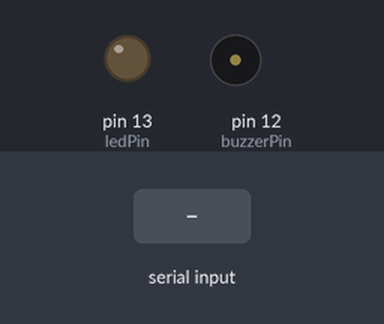
Simulated run of this sketch. Board: Arduino Uno, built with avr-gcc and run on an emulated ATmega328P. Shown: output pins drawn as LEDs (lit = HIGH), buzzer (waves = sounding). The inputs (shaded band) are chosen by the test bench. What the sketch prints to the serial monitor is not drawn.

Above: at 1.2 s.
1.3 s: "90 45\n" received over Serial
At 1.7 s:
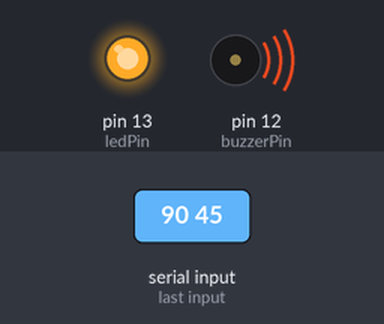
Timing chart, 0 to 10.3 s (numbered marks = the images above; inputs shaded):
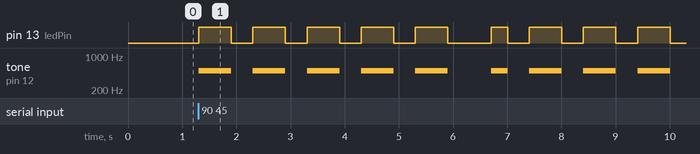

The sketch:

Conversor_com_buzzer.ino
```cpp
// Defina os pinos do LED e do Buzzer
const int ledPin = 13; // Pino do LED
const int buzzerPin = 12; // Pino do Buzzer
const int buzzerFrequency = 500; // Frequência do Buzzer em Hz (ajuste conforme necessário)

String dicionario[36] = {
    ".-", "-...", "-.-.", "-..", ".", "..-.", "--.", "....", "..", ".---",
    "-.-", ".-..", "--", "-.", "---", ".--.", "--.-", ".-.", "...", "-", "..-", "...-", ".--", "-..-", "-.--",
    "--..", ".----", "..---", "...--", "....-", ".....", "-....", "--...", "---..", "----.", "-----"
};

void ponto() {
    digitalWrite(ledPin, HIGH);
    tone(buzzerPin, buzzerFrequency);
    delay(300);

    digitalWrite(ledPin, LOW);
    noTone(buzzerPin);
    delay(400);
}

void linha() {
    digitalWrite(ledPin, HIGH);
    tone(buzzerPin, buzzerFrequency);
    delay(600);

    digitalWrite(ledPin, LOW);
    noTone(buzzerPin);
    delay(400);
}

//funcao que recebe letra e de acordo com o dicionario escolhe linha ou ponto
void piscar(int indice) {
    for (int i = 0; i < dicionario[indice].length(); i++) {
        char c = dicionario[indice].charAt(i);
        if (c == '.') ponto();
        else linha();
    }
    delay(400);
}

void setup() {
    pinMode(ledPin, OUTPUT);
    pinMode(buzzerPin, OUTPUT);
    digitalWrite(ledPin, LOW);
    Serial.begin(9600);

    while (!Serial) {
        ; // Espera até a porta serial estar conectada
    }
    Serial.println("Digite algo no terminal:");
}

void loop() {
    // Verifica se há dados disponíveis na porta serial
    if (Serial.available() > 0) {
        String input = Serial.readStringUntil('\n');

        // Serial.print("Você digitou: ");
        // Serial.println(input);

        for (int i = 0; i < input.length(); i++) {
            // Lê cada caractere individualmente
            char c = input.charAt(i);

            if (c >= 'a' && c <= 'z') piscar(c - 'a');
            else if (c >= 'A' && c <= 'Z') piscar(c - 'A');
            else if (c >= '0' && c <= '9') piscar((c - '0') + 26);
            else if (c == ' ') delay(1000);
        }
    }
}
```

Measured:
- after the input at 1.3 s, pin 13 (ledPin): goes 4 × (HIGH 0.60 s, LOW 0.40 s), HIGH 0.60 s, LOW 0.80 s, HIGH 0.30 s, 3 × (LOW 0.40 s, HIGH 0.60 s), then LOW, starting at once; tone on pin 12 (buzzerPin): goes 4 × (500 Hz 0.60 s, silent 0.40 s), 500 Hz 0.60 s, silent 0.80 s, 500 Hz 0.30 s, 3 × (silent 0.40 s, 500 Hz 0.60 s), then silent, starting at once
